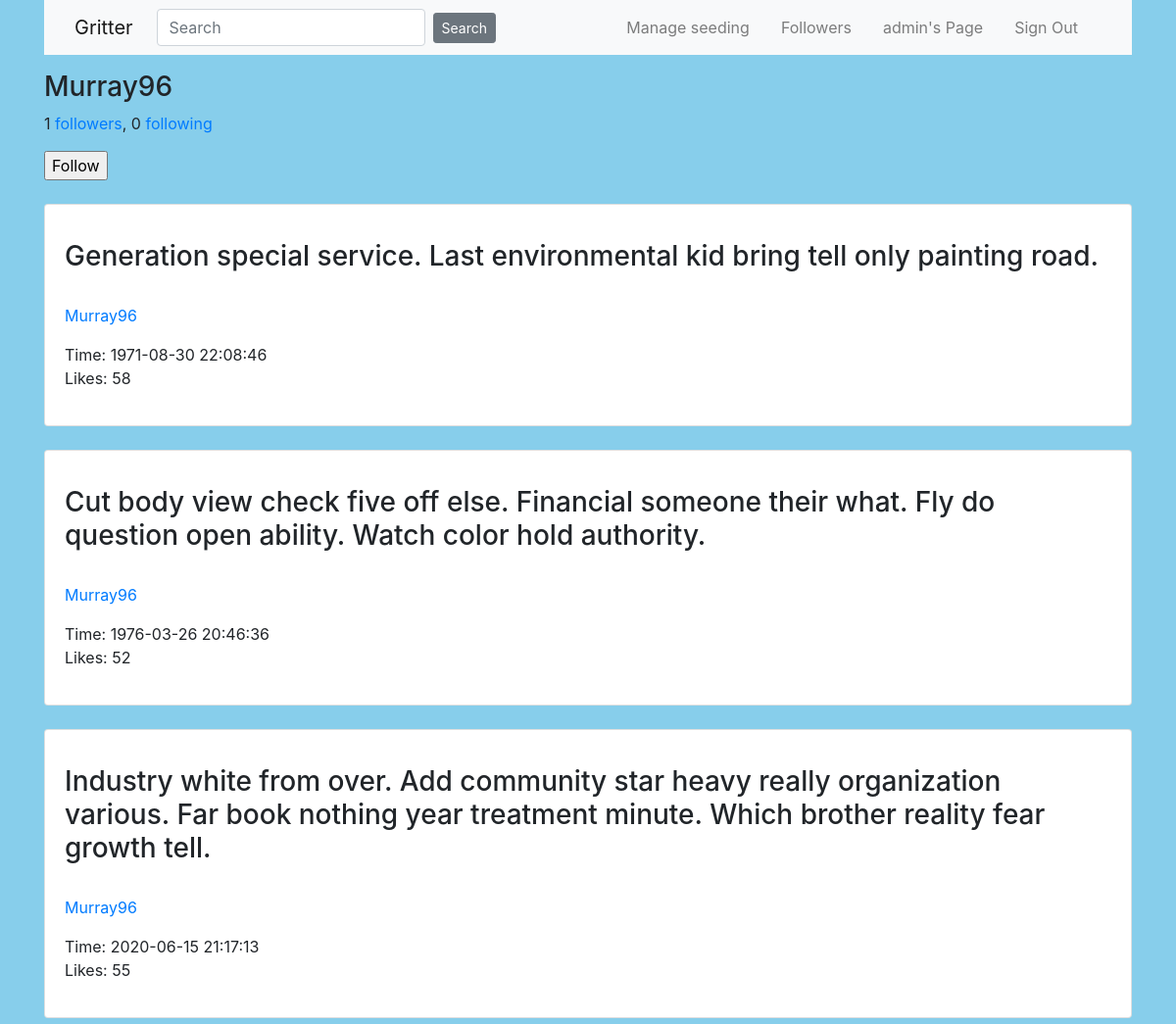
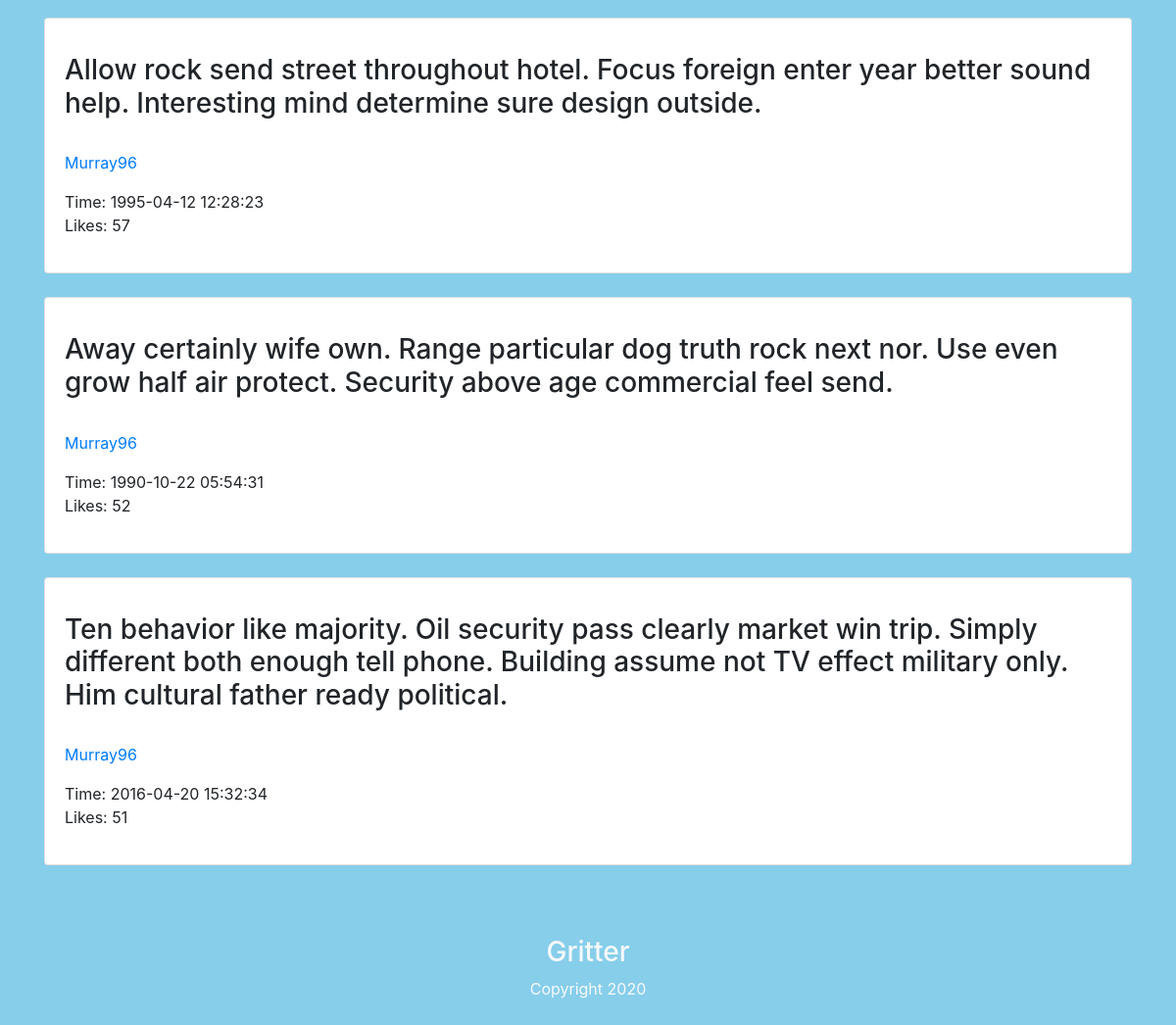
The app's page /user/Murray96 (signed in) with its own data (2 pictures, top to bottom).
### project/models.py (models this page shows, shortened)
class User(UserMixin, db.Model):
    id = db.Column(db.Integer, primary_key=True)
    username = db.Column(db.String(50), unique=True, nullable=False)
    password = db.Column(db.String(128), nullable=False)
    email = db.Column(db.String(100), unique=True, nullable=False)
    posts = db.relationship('Post', backref ='author', lazy='dynamic')
    followed = db.relationship(
        'User', secondary=followers,
        primaryjoin=(followers.c.follower_id == id),
        secondaryjoin=(followers.c.followed_id == id),
        backref=db.backref('followers', lazy='dynamic'), lazy='dynamic')
    def already_follow(self, user):
        return self.followed.filter(followers.c.followed_id == user.id).count() == 1

class Post(db.Model):
    id = db.Column(db.Integer, primary_key=True)
    content = db.Column(db.Text)
    like_count = db.Column(db.Integer, default=0)
    timestamp = db.Column(db.DateTime, index=True, default=datetime.utcnow)
    user_id = db.Column(db.Integer, db.ForeignKey('user.id'))

### project/routes.py (the view)
@app.route('/user/<username>', methods=['GET', 'POST'])
@login_required
def user(username):
    postform = UserPost()
    if postform.validate_on_submit():
        post = Post(content=postform.content.data, author=current_user)
        db.session.add(post)
        db.session.commit()
        return redirect(url_for('user', username=current_user.username))
    user = User.query.filter_by(username=username).first()
    form = FollowForm()
    posts = Post.query.filter_by(author=user).order_by(Post.id.desc()).all()
    return render_template('user.html', user=user, form=form, postform=postform, posts=posts)

### project/forms.py
class UserPost(FlaskForm):
    content = TextAreaField('Share your thoughts...', validators=[DataRequired()])
    submit = SubmitField('Post')

class FollowForm(FlaskForm):
    submit = SubmitField('Submit')

### project/models.py (called while the page is built)
@login.user_loader
def load_user(id):
    return User.query.get(int(id))

### project/templates/user.html (shortened to what this page needs)
{% extends "layout.html" %}
{% import "bootstrap/wtf.html" as wtf %}
{% block content %}
<div class="container" >
    <h3>{{ user.username }}</h3>
</div>
<div class="container" >
<p>
    {{ user.followers.count() }} <a href="{{ url_for('followers', username=current_user.username) }}">followers</a>,
    {{ user.followed.count() }} <a href="{{ url_for('following', username=current_user.username) }}">following</a>
</p>
{% if current_user.username != user.username %}
{% if not current_user.already_follow(user) %}
        <p>
            <form action="{{ url_for('follow', username=user.username) }}" method="post">
                {{ form.submit(value='Follow') }}
            </form>
        </p>
{% endif %}
{% endif %}
</div>
<div class="container">
    {% for post in posts %}
        <div class="card mt-4">
            <div class="card-body">
                <p class="card-text">
                    <h3>{{ post.content }}</h3><br>
                    <a class="" href="{{ url_for('user', username=post.author.username) }}">{{ post.author.username }}</a>
                </p>
                <p>
                    Time: {{ post.timestamp }} <br>
                    Likes: {{ post.like_count }}
                </p>
            </div>
        </div>
    {% endfor %}
</div>
{% endblock content %}

### project/templates/layout.html (shortened to what this page needs)
<!DOCTYPE html>
{% import "bootstrap/wtf.html" as wtf %}
<html>
	<head>
    {% block head %}
        <link rel="stylesheet" href="https://cdn.jsdelivr.net/npm/bootstrap@4.5.3/dist/css/bootstrap.min.css">
		<link rel="stylesheet" href="{{ url_for('static', filename='style.css') }}" />
    {% endblock %}
	</head>
	<body text="#2d7051">
        <div class="container">
            <nav class="navbar navbar-expand-md bg-light navbar-light fixed-left">
              <div class="container">
                <a class="navbar-brand mr-4" href="{{ url_for('home') }}">Gritter</a>
                  <form  class="form-inline" method="POST" action="{{ url_for('search') }}">
                <input class="form-control mr-2" name="search" type="search" placeholder="Search">
                <button class="btn btn-secondary btn-sm" type="submit">Search</button>
                  </form>
                <div class="collapse navbar-collapse" id="navbarToggle">
                    <div class="navbar-nav ml-auto">
                        {% if current_user.username == 'admin' %}
                            <a class="nav-item nav-link mr-3 ml-auto" href="{{ url_for('manage_seeding') }}">Manage seeding</a>
                        {% endif %}
                        {% if current_user.is_authenticated %}
                            <a class="nav-item nav-link mr-3 ml-auto" href="{{ url_for('followers', username=current_user.username) }}">Followers</a>
                            <a class="nav-item nav-link mr-3 ml-auto" href="{{ url_for('user', username=current_user.username) }}">{{current_user.username}}'s Page</a>
                            <a class="nav-item nav-link mr-3 ml-auto" href="{{ url_for('signout') }}">Sign Out</a>
                        {% else  %}
                            <a class="nav-item nav-link mr-3 ml-auto" href="{{ url_for('signup') }}">Sign Up</a>
                            <a class="nav-item nav-link mr-3 ml-auto" href="{{ url_for('signin') }}">Sign In</a>
                        {% endif %}
                    </div>
                </div>
              </div>
            </nav>
        </div>
        <div class="container pt-2">
            <div class="container pt-2">
        </div>
        </div>
        {% block content %}
        {% endblock %}
          <footer id="main-footer" class="bg-steel mt-5">
            <div class="container">
              <div class="row">
                <div class="col text-light text-center py-4">
                  <h3 class="text-light">Gritter</h3>
                  <p>Copyright 2020</p>
                </div>
              </div>
            </div>
          </footer>
	</body>
</html>

### project/static/styles/style.css (style rules this page uses)
body { background-color: #87CEEB; }

### records on screen
User: username "admin"
User: username "Murray96"
Post: content "Generation special service. Last environmental kid bring tell only painting road.", author.username "Murray96", timestamp "1971-08-30 22:08:46", like_count "58"
Post: content "Cut body view check five off else. Financial someone their what. Fly do question open ability. Watch color hold authority.", author.username "Murray96", timestamp "1976-03-26 20:46:36", like_count "52"
Post: content "Industry white from over. Add community star heavy really organization various. Far book nothing year treatment minute. Which brother reality fear growth tell.", author.username "Murray96", timestamp "2020-06-15 21:17:13", like_count "55"
Post: content "Allow rock send street throughout hotel. Focus foreign enter year better sound help. Interesting mind determine sure design outside.", author.username "Murray96", timestamp "1995-04-12 12:28:23", like_count "57"
Post: content "Away certainly wife own. Range particular dog truth rock next nor. Use even grow half air protect. Security above age commercial feel send.", author.username "Murray96", timestamp "1990-10-22 05:54:31", like_count "52"
Post: content "Ten behavior like majority. Oil security pass clearly market win trip. Simply different both enough tell phone. Building assume not TV effect military only. Him cultural father ready political.", author.username "Murray96", timestamp "2016-04-20 15:32:34", like_count "51"

### other values on screen
{{ user.followers.count() }} "1"
{{ user.followed.count() }} "0"
